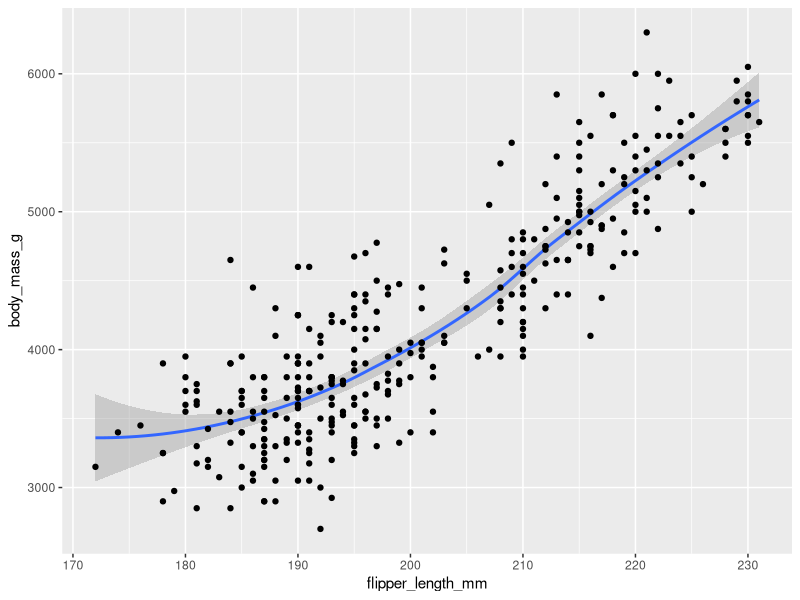
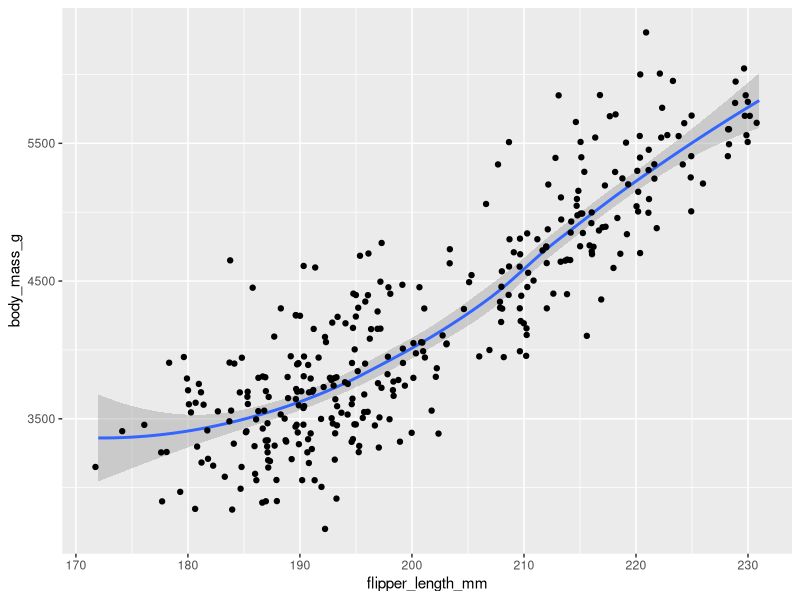
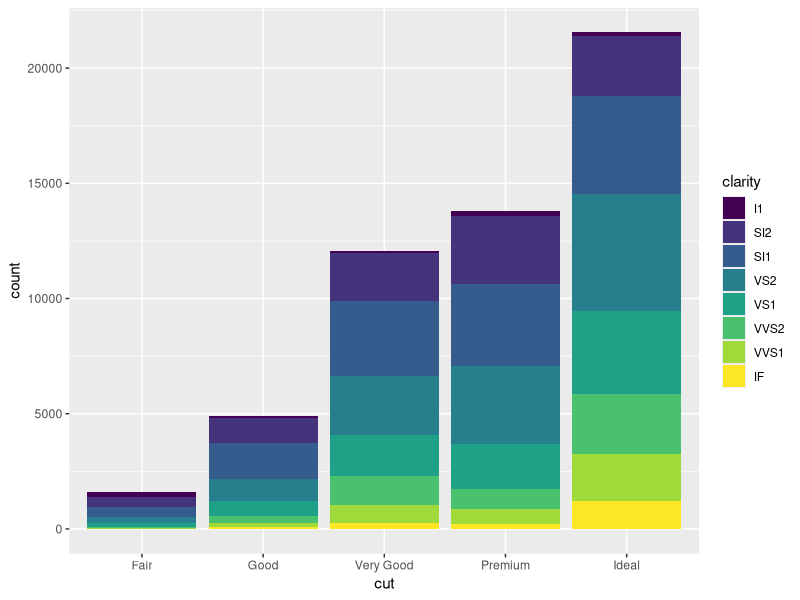
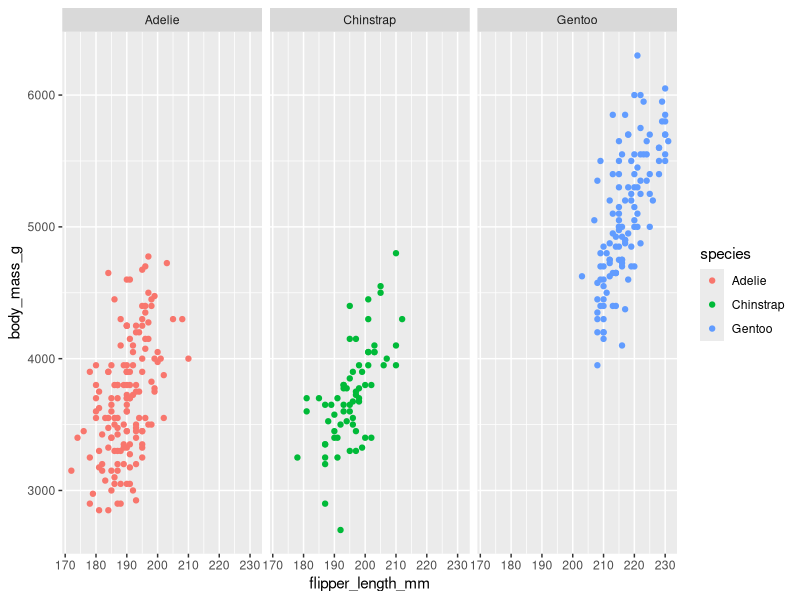
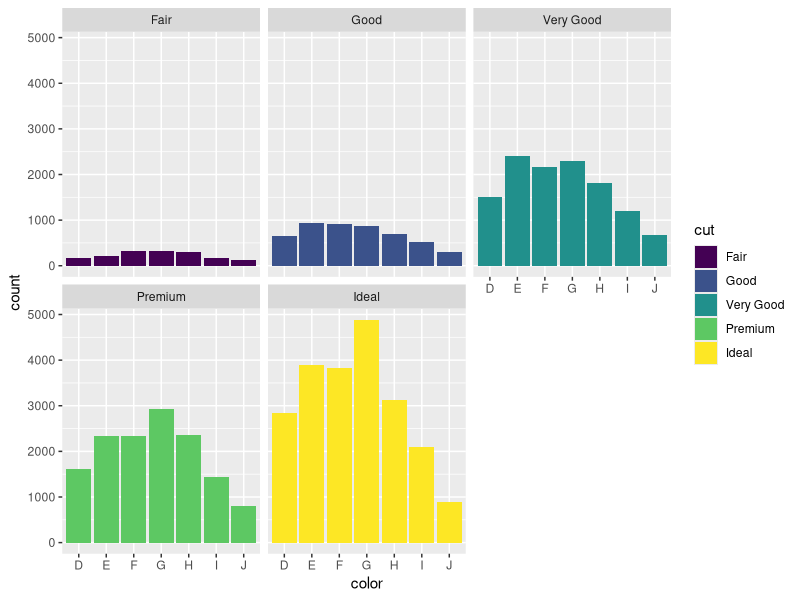
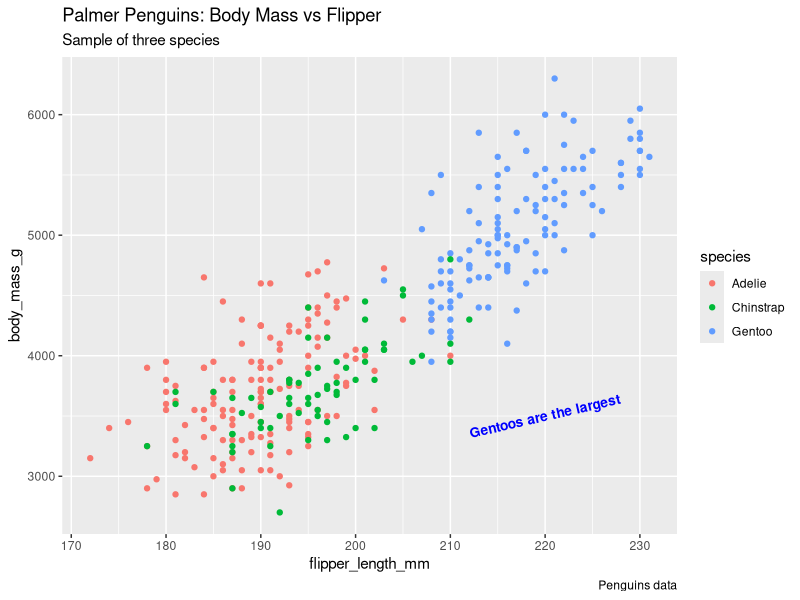

Reproduce these figures in R, in order. (Note: this script raises an error after producing the figures.)
library(ggplot2)
library(palmerpenguins)


ggplot(data = penguins) +
       geom_smooth(mapping = aes(x=flipper_length_mm, y=body_mass_g)) +
  geom_point(mapping = aes(x=flipper_length_mm, y= body_mass_g))



ggplot(data = penguins) +
  geom_smooth(mapping =aes(x= flipper_length_mm, y=body_mass_g)) +
  geom_jitter(mapping = aes(x=flipper_length_mm, y=body_mass_g,linetype = species))


ggplot(data=diamonds) +
  geom_bar(mapping = aes(x=cut, fill=clarity))



ggplot(data=penguins) +
  geom_point(mapping = aes(x=flipper_length_mm, y=body_mass_g, color=species)) +
  facet_wrap(~species)

ggplot(data=diamonds) +
  geom_bar(mapping = aes(x=color, fill=cut)) +
  facet_wrap(~cut)

ggplot(data=penguins) +
  geom_point(mapping = aes(x=flipper_length_mm, y=body_mass_g, color=species)) +
  labs(title="Palmer Penguins: Body Mass vs Flipper", subtitle = "Sample of three species"
       , caption = "Penguins data") +
  annotate("text", x=220, y=3500, label="Gentoos are the largest", color="blue",
           fontface= "bold", size=3.5, angle=13)

t <- ggplot(data=penguins) +
  geom_point(mapping = aes(x=flipper_length_mm, y=body_mass_g, color=species)) +
  labs(title="Palmer Penguins: Body Mass vs Flipper", subtitle = "Sample of three species"
       , caption = "Penguins datas")

t + annotate("TEXT", x=220, y=3500, label="gentoo are the best")
